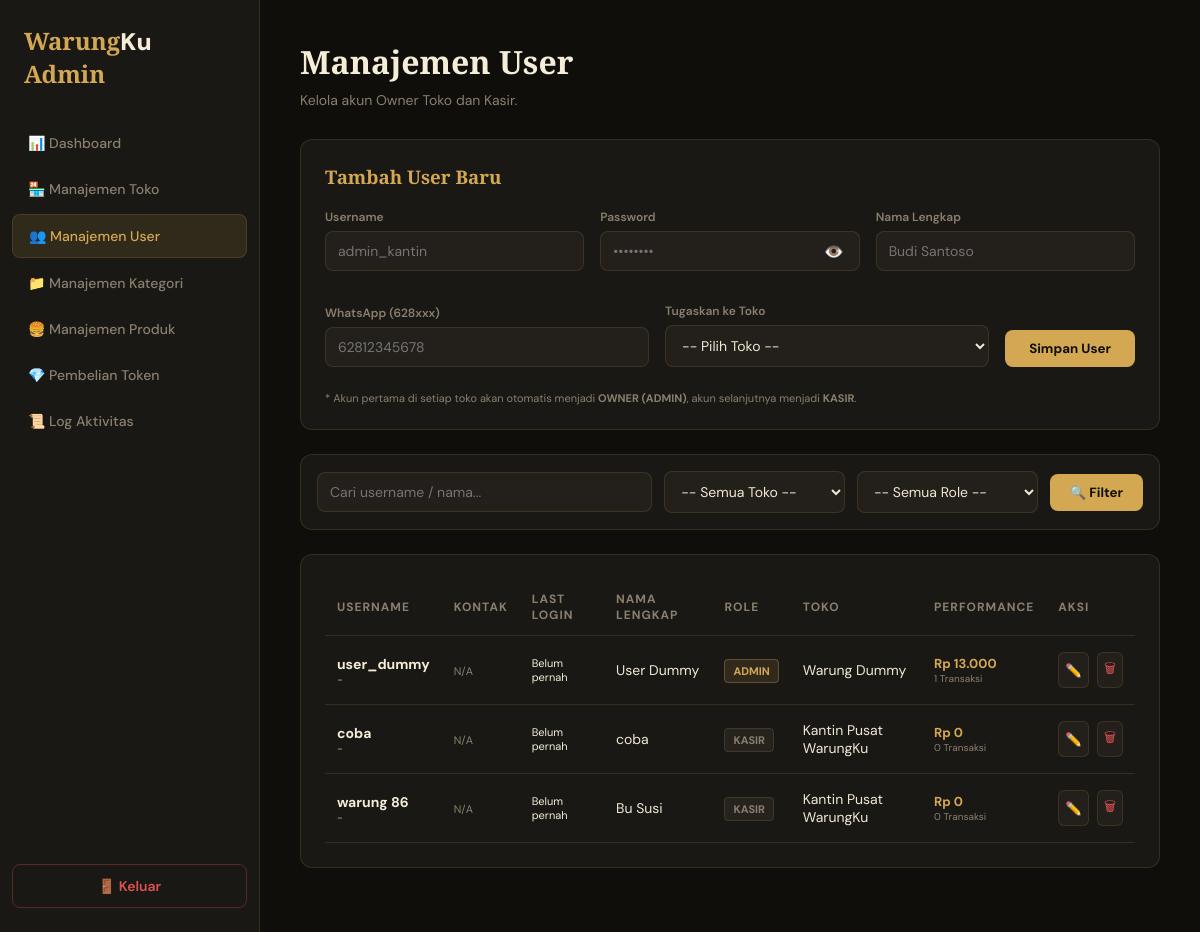
The page /admin/users.php (signed in) on the database its author committed.
### tables this page shows
CREATE TABLE IF NOT EXISTS `users` (
  `id` int unsigned NOT NULL AUTO_INCREMENT,
  `shop_id` int unsigned DEFAULT NULL COMMENT 'NULL hanya untuk Super Admin (jika ada)',
  `username` varchar(50) NOT NULL,
  `password_hash` varchar(255) NOT NULL,
  `nama_lengkap` varchar(100) NOT NULL,
  `phone` varchar(20) DEFAULT NULL,
  `role` enum('admin','kasir','superadmin') NOT NULL DEFAULT 'kasir',
  `created_at` timestamp NOT NULL DEFAULT CURRENT_TIMESTAMP,
  `deleted_at` timestamp NULL DEFAULT NULL,
  `last_login` timestamp NULL DEFAULT NULL,
  PRIMARY KEY (`id`),
  UNIQUE KEY `uq_username` (`username`),
  KEY `idx_users_shop` (`shop_id`),
  CONSTRAINT `fk_users_shop` FOREIGN KEY (`shop_id`) REFERENCES `shops` (`id`) ON DELETE CASCADE
);

CREATE TABLE IF NOT EXISTS `shops` (
  `id` int unsigned NOT NULL AUTO_INCREMENT,
  `name` varchar(150) NOT NULL,
  `owner_name` varchar(100) DEFAULT NULL,
  `phone` varchar(20) DEFAULT NULL,
  `address` text,
  `subscription_ends_at` date DEFAULT NULL COMMENT 'Batas akhir masa aktif (denormalized for speed)',
  `status` enum('active','inactive') NOT NULL DEFAULT 'active',
  `created_at` timestamp NOT NULL DEFAULT CURRENT_TIMESTAMP,
  PRIMARY KEY (`id`)
);

### config.php (called while the page is built, shortened)
<?php
function rupiah(int $amount): string
{
    return 'Rp ' . number_format($amount, 0, ',', '.');
}

### admin/users.php (the view, shortened to what this page needs)
<?php
require_once __DIR__ . '/../config.php';
$pdo = getDB();
$search = trim($_GET['search'] ?? '');
$where = "u.role IN ('admin', 'kasir') AND u.deleted_at IS NULL";
$params = [];
$limit = 10;
$page = isset($_GET['page']) ? (int)$_GET['page'] : 1;
$offset = ($page - 1) * $limit;
$sql = "
    SELECT u.*, s.name as shop_name,
           (SELECT SUM(total) FROM pesanan p WHERE p.nama_kasir = u.nama_lengkap AND p.shop_id = u.shop_id AND p.status = 'selesai') as total_sales,
           (SELECT COUNT(*) FROM pesanan p WHERE p.nama_kasir = u.nama_lengkap AND p.shop_id = u.shop_id AND p.status = 'selesai') as total_orders
    FROM users u
    LEFT JOIN shops s ON u.shop_id = s.id
    WHERE $where
    ORDER BY u.id DESC
    LIMIT $limit OFFSET $offset
";
$stmt = $pdo->prepare($sql);
$stmt->execute($params);
$users = $stmt->fetchAll();
?>
<!DOCTYPE html>
<html lang="id">
<head>
</head>
<body>
  <div class="layout">
    <aside class="sidebar" id="sidebar">
      <div class="brand">Warung<span>Ku</span> Admin</div>
      <nav class="nav">
        <a href="index.php">📊 Dashboard</a>
        <a href="shops.php">🏪 Manajemen Toko</a>
        <a href="users.php" class="active">👥 Manajemen User</a>
        <a href="categories.php">📁 Manajemen Kategori</a>
        <a href="products.php">🍔 Manajemen Produk</a>
        <a href="subscriptions.php">💎 Pembelian Token</a>
        <a href="logs.php">📜 Log Aktivitas</a>
      </nav>
      <a href="logout.php" class="logout">🚪 Keluar</a>
    </aside>
    <main class="main">
      <header class="header">
        <h1 class="title">Manajemen User</h1>
        <p style="color:var(--text-dim);font-size:14px;">Kelola akun Owner Toko dan Kasir.</p>
      </header>
      <div class="card">
        <h3 style="margin-bottom: 20px; font-family:'Playfair Display', serif; color:var(--gold);">Tambah User Baru</h3>
        <form method="POST" style="display:flex; flex-wrap:wrap; gap:16px; align-items:flex-end;">
          <div class="form-group" style="flex:1; min-width:200px;">
            <label>Username</label>
            <input type="text" name="username" class="form-control" required placeholder="admin_kantin">
          </div>
          <div class="form-group" style="flex:1; min-width:200px;">
            <label>Password</label>
            <div class="password-wrapper">
              <input type="password" name="password" class="form-control" required placeholder="••••••••">
              <button type="button" class="password-toggle" onclick="togglePassword(this)">👁️</button>
            </div>
          </div>
          <div class="form-group" style="flex:1; min-width:200px;">
            <label>Nama Lengkap</label>
            <input type="text" name="nama_lengkap" class="form-control" required placeholder="Budi Santoso">
          </div>
          <div class="form-group" style="flex:1; min-width:200px;">
            <label>WhatsApp (628xxx)</label>
            <input type="text" name="phone" class="form-control" placeholder="62812345678">
          </div>
          <div class="form-group" style="flex:1; min-width:200px;">
            <label>Tugaskan ke Toko</label>
            <select name="shop_id" class="form-control" required>
              <option value="">-- Pilih Toko --</option>
            </select>
          </div>
          <div class="form-group">
            <button type="submit" class="btn">Simpan User</button>
          </div>
        </form>
        <p style="font-size: 11px; color: var(--text-dim); margin-top: 8px;">* Akun pertama di setiap toko akan otomatis menjadi <b>OWNER (ADMIN)</b>, akun selanjutnya menjadi <b>KASIR</b>.</p>
      </div>
      <div class="card" style="padding: 16px;">
        <form method="GET" style="display:flex; flex-wrap:wrap; gap:12px; align-items:center;">
          <input type="text" name="search" class="form-control" placeholder="Cari username / nama..." value="<?= htmlspecialchars($search) ?>" style="flex:2; min-width:200px;">
          <select name="filter_shop" class="form-control" style="flex:1; min-width:150px;">
            <option value="">-- Semua Toko --</option>
          </select>
          <select name="filter_role" class="form-control" style="flex:1; min-width:120px;">
            <option value="">-- Semua Role --</option>
          </select>
          <button type="submit" class="btn" style="padding: 10px 20px;">🔍 Filter</button>
        </form>
      </div>
      <div class="card">
        <div class="table-responsive">
          <table class="table">
            <thead>
              <tr>
                <th>Username</th>
                <th>Kontak</th>
                <th>Last Login</th>
                <th>Nama Lengkap</th>
                <th>Role</th>
                <th>Toko</th>
                <th>Performance</th>
                <th>Aksi</th>
              </tr>
            </thead>
            <tbody>
              <?php foreach ($users as $u): ?>
              <tr>
                <td style="font-weight:bold; color:var(--cream);">
                  <?= htmlspecialchars($u['username']) ?>
                  <div style="font-size:10px; color:var(--text-dim)"><?= $u['phone'] ?: '-' ?></div>
                </td>
                <td>
                  <?php if($u['phone']): ?>
                    <button class="btn-tool" style="color:#25D366; border-color:rgba(37,211,102,0.3)" onclick="sendWA('<?= $u['phone'] ?>', '<?= $u['username'] ?>', '<?= $u['nama_lengkap'] ?>')" title="Kirim Kredensial via WA">
                      <svg style="width:16px; height:16px; fill:currentColor" viewBox="0 0 24 24"><path d="M17.472 14.382c-.297-.149-1.758-.867-2.03-.967-.273-.099-.471-.148-.67.15-.197.297-.767.966-.94 1.164-.173.199-.347.223-.644.075-.297-.15-1.255-.463-2.39-1.475-.883-.788-1.48-1.761-1.653-2.059-.173-.297-.018-.458.13-.606.134-.133.298-.347.446-.52.149-.174.198-.298.298-.497.099-.198.05-.371-.025-.52-.075-.149-.669-1.612-.916-2.207-.242-.579-.487-.5-.669-.51-.173-.008-.371-.01-.57-.01-.198 0-.52.074-.792.372-.272.297-1.04 1.016-1.04 2.479 0 1.462 1.065 2.875 1.213 3.074.149.198 2.096 3.2 5.077 4.487.709.306 1.262.489 1.694.625.712.227 1.36.195 1.871.118.571-.085 1.758-.719 2.006-1.413.248-.694.248-1.289.173-1.413-.074-.124-.272-.198-.57-.347m-5.421 7.403h-.004a9.87 9.87 0 01-5.031-1.378l-.361-.214-3.741.982.998-3.648-.235-.374a9.86 9.86 0 01-1.51-5.26c.001-5.45 4.436-9.884 9.888-9.884 2.64 0 5.122 1.03 6.988 2.898a9.825 9.825 0 012.893 6.994c-.003 5.45-4.437 9.884-9.885 9.884m8.411-18.297A11.815 11.815 0 0012.05 0C5.495 0 .16 5.335.157 11.892c0 2.096.547 4.142 1.588 5.945L.057 24l6.305-1.654a11.882 11.882 0 005.683 1.448h.005c6.554 0 11.89-5.335 11.893-11.893a11.821 11.821 0 00-3.48-8.413z"/></svg>
                    </button>
                  <?php else: ?>
                    <span style="color:var(--text-dim); font-size:11px;">N/A</span>
                  <?php endif; ?>
                </td>
                <td>
                  <div style="font-size:11px; color:var(--cream);"><?= $u['last_login'] ? date('d/m/Y H:i', strtotime($u['last_login'])) : 'Belum pernah' ?></div>
                </td>
                <td><?= htmlspecialchars($u['nama_lengkap']) ?></td>
                <td><span class="badge <?= $u['role'] ?>"><?= strtoupper($u['role']) ?></span></td>
                <td><?= htmlspecialchars($u['shop_name'] ?: '-') ?></td>
                <td>
                  <div style="font-size: 13px; font-weight: 700; color: var(--gold);"><?= rupiah($u['total_sales'] ?: 0) ?></div>
                  <div style="font-size: 10px; color: var(--text-dim);"><?= (int)$u['total_orders'] ?> Transaksi</div>
                </td>
                <td>
                  <div style="display:flex; gap:8px;">
                    <button class="btn-tool" onclick='openEdit(<?= json_encode($u) ?>)'>✏️</button>
                    <form method="POST" onsubmit="return confirm('Hapus user ini?')">
                      <button type="submit" class="btn-tool" style="color:var(--red)">🗑</button>
                    </form>
                  </div>
                </td>
              </tr>
              <?php endforeach; ?>
            </tbody>
          </table>
        </div>
      </div>
    </main>
  </div>
</body>
</html>

### admin/users.php (style rules this page uses)
:root { --bg: #0f0e0b; --surface: #1a1814; --surface2: #231f1a; --gold: #d4a853; --gold-dim: rgba(212, 168, 83, 0.12); --cream: #f5edd8; --text: #f0e8d5; --text-dim: #8a7f6e; --border: rgba(212, 168, 83, 0.15); --red: #e05252; --green: #4caf7d; --radius: 12px; }
* { margin: 0; padding: 0; box-sizing: border-box; font-family: 'DM Sans', sans-serif; }
body { background: var(--bg); color: var(--text); min-height: 100vh; overflow-x: hidden; }
.layout { display: flex; min-height: 100vh; }
.sidebar { width: 260px; background: var(--surface); border-right: 1px solid var(--border); padding: 24px 0; display: flex; flex-direction: column; position: fixed; top: 0; bottom: 0; left: 0; z-index: 1000; transition: transform 0.3s cubic-bezier(0.4, 0, 0.2, 1); }
.brand { font-family: 'Playfair Display', serif; font-size: 24px; font-weight: 900; color: var(--gold); padding: 0 24px 32px; }
.brand span { color: var(--cream); }
.nav { flex: 1; display: flex; flex-direction: column; gap: 4px; padding: 0 12px; }
.nav a { padding: 12px 16px; color: var(--text-dim); text-decoration: none; font-size: 14px; font-weight: 500; border-radius: 8px; transition: all 0.2s; display: flex; align-items: center; gap: 12px; }
.nav a.active { background: var(--gold-dim); color: var(--gold); border: 1px solid var(--border); }
.logout { margin: 24px 12px 0; padding: 12px 16px; color: var(--red); text-decoration: none; font-size: 14px; font-weight: 600; text-align: center; border: 1px solid rgba(224,82,82,0.3); border-radius: 8px; }
.main { flex: 1; padding: 40px; margin-left: 260px; min-width: 0; }
.header { margin-bottom: 30px; }
.title { font-family: 'Playfair Display', serif; font-size: 32px; color: var(--cream); margin-bottom: 8px; }
.card { background: var(--surface); border: 1px solid var(--border); padding: 24px; border-radius: 12px; margin-bottom: 24px; }
.table-responsive { width: 100%; overflow-x: auto; }
.table { width: 100%; border-collapse: collapse; min-width: 800px; }
.table th { text-align: left; padding: 12px; border-bottom: 1px solid var(--border); color: var(--text-dim); font-size: 12px; text-transform: uppercase; letter-spacing: 1px; }
.table td { padding: 16px 12px; border-bottom: 1px solid var(--border); font-size: 14px; }
.badge { padding: 4px 8px; border-radius: 4px; font-size: 11px; font-weight: bold; }
.badge.admin { background: var(--gold-dim); color: var(--gold); border: 1px solid rgba(212,168,83,0.3); }
.badge.kasir { background: rgba(245,237,216,0.05); color: var(--text-dim); border: 1px solid var(--border); }
.form-group { margin-bottom: 16px; }
.form-group label { display: block; font-size: 12px; color: var(--text-dim); margin-bottom: 6px; font-weight: 600; }
.form-control { width: 100%; padding: 10px 12px; background: var(--surface2); border: 1px solid var(--border); color: var(--text); border-radius: 8px; font-size: 14px; }
.btn { padding: 10px 24px; background: var(--gold); color: var(--bg); border: none; border-radius: 8px; font-weight: 700; cursor: pointer; transition: 0.2s; }
.btn-tool { padding: 6px; background: var(--surface2); border: 1px solid var(--border); color: var(--text); border-radius: 6px; cursor: pointer; }
.password-wrapper { position: relative; }
.password-toggle { position: absolute; right: 12px; top: 50%; transform: translateY(-50%); background: none; border: none; color: var(--text-dim); cursor: pointer; font-size: 16px; padding: 4px; display: flex; align-items: center; justify-content: center; }

### rows shown on the page
users: username "user_dummy", phone "-", shows "N/A", shows "Belum pernah", nama_lengkap "User Dummy", role "ADMIN", shop.name "Warung Dummy", total_sales "Rp 13.000", total_orders "1"
users: username "coba", phone "-", shows "N/A", shows "Belum pernah", nama_lengkap "coba", role "KASIR", shop.name "Kantin Pusat WarungKu", total_sales "Rp 0", total_orders "0"
users: username "warung 86", phone "-", shows "N/A", shows "Belum pernah", nama_lengkap "Bu Susi", role "KASIR", shop.name "Kantin Pusat WarungKu", total_sales "Rp 0", total_orders "0"
